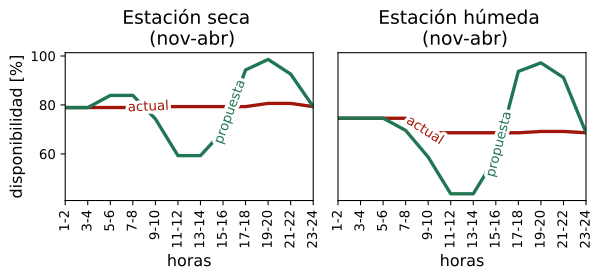

Reproduce this figure in Python.
import numpy as N
import matplotlib.pyplot as plt
from datetime import datetime
import pandas as pd
import seaborn as sns
from scipy.stats import spearmanr
from matplotlib.ticker import MultipleLocator
import matplotlib.patches as patches
from labellines import labelLine, labelLines

fuHID = pd.read_csv('/home/emi/Documents/GENERIS/GENERISpy/fuHID.txt', header=0, delimiter=',', na_values='-999')

# ~ print(fuHID)

fu_dry = fuHID.iloc[0:12]
fu_wet = fuHID.iloc[12:24]

fig, axs = plt.subplots(1,2,figsize=(7,2),sharex=True, sharey=True)

axs[0].set_title('Estación seca \n (nov-abr)', fontsize = 14)
axs[0].plot(fu_dry['hora'],fu_dry['rositas'],color='#A1150B',linewidth=2.5,label='actual')
axs[0].plot(fu_dry['hora'],fu_dry['rositasaj'],color='#207653',linewidth=2.5,label='propuesta')
axs[0].xaxis.set_tick_params(labelsize=10, rotation=90)
axs[0].yaxis.set_tick_params(labelsize=10)
labelLines(axs[0].get_lines(), zorder=2.5)
axs[0].set_ylabel('disponibilidad [%]', fontsize=12)
axs[0].set_xlim(0, 11)
axs[0].set_xlabel('horas', fontsize=12)

axs[1].set_title('Estación húmeda \n (nov-abr)', fontsize = 14)
axs[1].plot(fu_wet['hora'],fu_wet['rositas'],color='#A1150B',linewidth=2.5,label='actual')
axs[1].plot(fu_wet['hora'],fu_wet['rositasaj'],color='#207653',linewidth=2.5,label='propuesta')
axs[1].xaxis.set_tick_params(labelsize=10, rotation=90)
axs[1].yaxis.set_tick_params(labelsize=0, color='white')
labelLines(axs[1].get_lines(), zorder=2.5)
# ~ axs[1].set_ylabel('disponibilidad [%]', fontsize=14)
axs[1].set_xlim(0, 11)
axs[1].set_xlabel('horas', fontsize=12)

fig.subplots_adjust(wspace=0.1)
plt.savefig('fuROS.svg', dpi=300, bbox_inches="tight")
